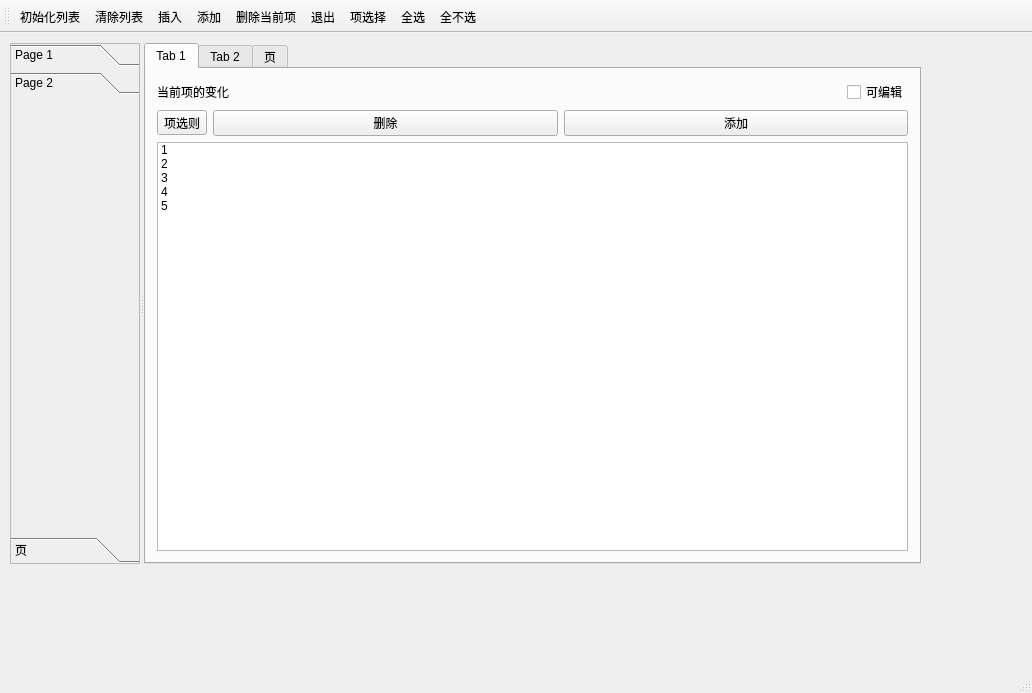
<?xml version="1.0" encoding="UTF-8"?>
<ui version="4.0">
 <class>MainWindow</class>
 <widget class="QMainWindow" name="MainWindow">
  <property name="geometry">
   <rect>
    <x>0</x>
    <y>0</y>
    <width>1032</width>
    <height>693</height>
   </rect>
  </property>
  <property name="windowTitle">
   <string>MainWindow</string>
  </property>
  <widget class="QWidget" name="centralWidget">
   <widget class="QSplitter" name="splitter_2">
    <property name="geometry">
     <rect>
      <x>10</x>
      <y>10</y>
      <width>911</width>
      <height>521</height>
     </rect>
    </property>
    <property name="orientation">
     <enum>Qt::Horizontal</enum>
    </property>
    <widget class="QToolBox" name="toolBox">
     <property name="minimumSize">
      <size>
       <width>130</width>
       <height>0</height>
      </size>
     </property>
     <property name="maximumSize">
      <size>
       <width>130</width>
       <height>16777215</height>
      </size>
     </property>
     <property name="frameShape">
      <enum>QFrame::StyledPanel</enum>
     </property>
     <property name="currentIndex">
      <number>1</number>
     </property>
     <widget class="QWidget" name="page">
      <property name="geometry">
       <rect>
        <x>0</x>
        <y>0</y>
        <width>128</width>
        <height>420</height>
       </rect>
      </property>
      <attribute name="label">
       <string>Page 1</string>
      </attribute>
      <widget class="QSplitter" name="splitter">
       <property name="geometry">
        <rect>
         <x>0</x>
         <y>0</y>
         <width>121</width>
         <height>111</height>
        </rect>
       </property>
       <property name="orientation">
        <enum>Qt::Vertical</enum>
       </property>
       <widget class="QToolButton" name="tBtnListIni">
        <property name="text">
         <string>初始化</string>
        </property>
       </widget>
       <widget class="QToolButton" name="tBtnListClear">
        <property name="text">
         <string>清除</string>
        </property>
       </widget>
       <widget class="QToolButton" name="tBtnListInsert">
        <property name="text">
         <string>插入</string>
        </property>
       </widget>
       <widget class="QToolButton" name="tBtnListAppend">
        <property name="text">
         <string>追加</string>
        </property>
       </widget>
       <widget class="QToolButton" name="tBtnDelete">
        <property name="text">
         <string>删除</string>
        </property>
       </widget>
      </widget>
     </widget>
     <widget class="QWidget" name="page_2">
      <property name="geometry">
       <rect>
        <x>0</x>
        <y>0</y>
        <width>128</width>
        <height>420</height>
       </rect>
      </property>
      <attribute name="label">
       <string>Page 2</string>
      </attribute>
     </widget>
     <widget class="QWidget" name="page_3">
      <property name="geometry">
       <rect>
        <x>0</x>
        <y>0</y>
        <width>128</width>
        <height>420</height>
       </rect>
      </property>
      <attribute name="label">
       <string>页</string>
      </attribute>
     </widget>
    </widget>
    <widget class="QTabWidget" name="tabWidget">
     <property name="tabPosition">
      <enum>QTabWidget::North</enum>
     </property>
     <property name="tabShape">
      <enum>QTabWidget::Rounded</enum>
     </property>
     <property name="currentIndex">
      <number>0</number>
     </property>
     <widget class="QWidget" name="tab">
      <attribute name="title">
       <string>Tab 1</string>
      </attribute>
      <layout class="QHBoxLayout" name="horizontalLayout_3">
       <item>
        <layout class="QVBoxLayout" name="verticalLayout">
         <item>
          <layout class="QHBoxLayout" name="horizontalLayout">
           <item>
            <widget class="QLabel" name="labelCurrentChangedItem">
             <property name="text">
              <string>当前项的变化</string>
             </property>
            </widget>
           </item>
           <item>
            <spacer name="horizontalSpacer">
             <property name="orientation">
              <enum>Qt::Horizontal</enum>
             </property>
             <property name="sizeHint" stdset="0">
              <size>
               <width>208</width>
               <height>20</height>
              </size>
             </property>
            </spacer>
           </item>
           <item>
            <widget class="QCheckBox" name="checkBox">
             <property name="text">
              <string>可编辑</string>
             </property>
            </widget>
           </item>
          </layout>
         </item>
         <item>
          <layout class="QHBoxLayout" name="horizontalLayout_2">
           <item>
            <widget class="QToolButton" name="tBtnSelectItem">
             <property name="minimumSize">
              <size>
               <width>46</width>
               <height>0</height>
              </size>
             </property>
             <property name="text">
              <string>项选则</string>
             </property>
            </widget>
           </item>
           <item>
            <widget class="QPushButton" name="pushButton_2">
             <property name="text">
              <string>删除</string>
             </property>
            </widget>
           </item>
           <item>
            <widget class="QPushButton" name="pushButton_3">
             <property name="text">
              <string>添加</string>
             </property>
            </widget>
           </item>
          </layout>
         </item>
         <item>
          <widget class="QListWidget" name="listWidget">
           <item>
            <property name="text">
             <string>1</string>
            </property>
           </item>
           <item>
            <property name="text">
             <string>2</string>
            </property>
           </item>
           <item>
            <property name="text">
             <string>3</string>
            </property>
           </item>
           <item>
            <property name="text">
             <string>4</string>
            </property>
           </item>
           <item>
            <property name="text">
             <string>5</string>
            </property>
           </item>
          </widget>
         </item>
        </layout>
       </item>
      </layout>
     </widget>
     <widget class="QWidget" name="tab_2">
      <attribute name="title">
       <string>Tab 2</string>
      </attribute>
     </widget>
     <widget class="QWidget" name="tab_3">
      <attribute name="title">
       <string>页</string>
      </attribute>
     </widget>
    </widget>
   </widget>
  </widget>
  <widget class="QMenuBar" name="menuBar">
   <property name="geometry">
    <rect>
     <x>0</x>
     <y>0</y>
     <width>1032</width>
     <height>28</height>
    </rect>
   </property>
  </widget>
  <widget class="QToolBar" name="mainToolBar">
   <attribute name="toolBarArea">
    <enum>TopToolBarArea</enum>
   </attribute>
   <attribute name="toolBarBreak">
    <bool>false</bool>
   </attribute>
   <addaction name="actInitList"/>
   <addaction name="actClear"/>
   <addaction name="actInsert"/>
   <addaction name="actAdd"/>
   <addaction name="actDelete"/>
   <addaction name="actExit"/>
   <addaction name="actItemSeclect"/>
   <addaction name="actAllSelect"/>
   <addaction name="actNoAllSelect"/>
  </widget>
  <widget class="QStatusBar" name="statusBar"/>
  <action name="actionQListWidget">
   <property name="text">
    <string>QListWidget操作</string>
   </property>
   <property name="toolTip">
    <string>QListWidget操作</string>
   </property>
  </action>
  <action name="actInitList">
   <property name="text">
    <string>初始化列表</string>
   </property>
  </action>
  <action name="actClear">
   <property name="text">
    <string>清除列表</string>
   </property>
  </action>
  <action name="actInsert">
   <property name="text">
    <string>插入</string>
   </property>
  </action>
  <action name="actAdd">
   <property name="text">
    <string>添加</string>
   </property>
  </action>
  <action name="actDelete">
   <property name="text">
    <string>删除当前项</string>
   </property>
  </action>
  <action name="actAllSelect">
   <property name="text">
    <string>全选</string>
   </property>
  </action>
  <action name="actNoAllSelect">
   <property name="text">
    <string>全不选</string>
   </property>
  </action>
  <action name="actInSeclet">
   <property name="text">
    <string>反选</string>
   </property>
  </action>
  <action name="actExit">
   <property name="text">
    <string>退出</string>
   </property>
  </action>
  <action name="actItemSeclect">
   <property name="text">
    <string>项选择</string>
   </property>
  </action>
 </widget>
 <layoutdefault spacing="6" margin="11"/>
 <tabstops>
  <tabstop>tBtnDelete</tabstop>
  <tabstop>pushButton_2</tabstop>
  <tabstop>tBtnListIni</tabstop>
  <tabstop>tBtnListAppend</tabstop>
  <tabstop>tabWidget</tabstop>
  <tabstop>listWidget</tabstop>
  <tabstop>checkBox</tabstop>
  <tabstop>tBtnListClear</tabstop>
  <tabstop>tBtnListInsert</tabstop>
  <tabstop>pushButton_3</tabstop>
 </tabstops>
 <resources/>
 <connections>
  <connection>
   <sender>actItemSeclect</sender>
   <signal>triggered()</signal>
   <receiver>actInSeclet</receiver>
   <slot>toggle()</slot>
   <hints>
    <hint type="sourcelabel">
     <x>-1</x>
     <y>-1</y>
    </hint>
    <hint type="destinationlabel">
     <x>-1</x>
     <y>-1</y>
    </hint>
   </hints>
  </connection>
  <connection>
   <sender>actExit</sender>
   <signal>triggered()</signal>
   <receiver>MainWindow</receiver>
   <slot>close()</slot>
   <hints>
    <hint type="sourcelabel">
     <x>-1</x>
     <y>-1</y>
    </hint>
    <hint type="destinationlabel">
     <x>515</x>
     <y>346</y>
    </hint>
   </hints>
  </connection>
 </connections>
</ui>
